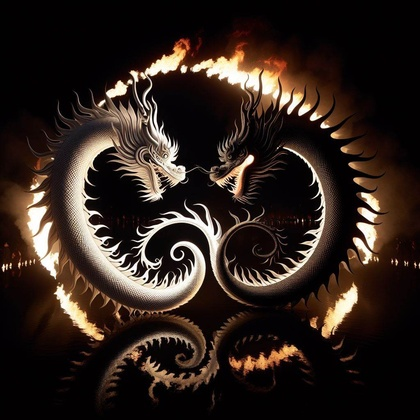
%> input picture POC sem6/Lab_0/smok_1.jpg, 420 x 420 px, shrunk from 1024 x 1024 before the run
$ octave Lab_0.m   (GNU Octave 9; MATLAB toolbox functions it lacks are replaced by stand-ins)
%> lines starting %> are read from the running program, lines starting %| are printed output that depends on the picture
% 1a.
 clear all
 close all
%szary = zeros(100,157);
war = 0;
pop = war;
for i = 1:1:157
    for k=1:1:100
    szary(k,i) = war;
    war = war+1;
    end
    war = pop+1;
    pop = war;
end
img = mat2gray(szary);
figure (1)
imshow(img)
% 1b.
img1 = imread('smok_1.jpg');
%> img1 is the input picture: size 420x420x3 uint8; mean R, G, B 47.4, 35.4, 29.4
img2 = imread('smok_2.jpg');
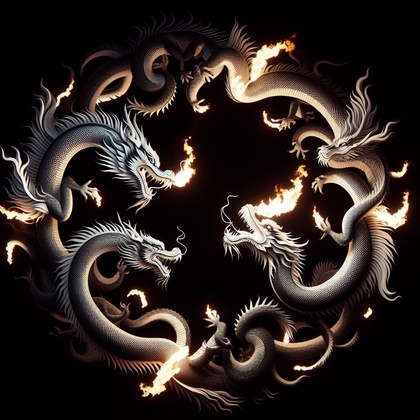
%> input picture POC sem6/Lab_0/smok_2.jpg, 420 x 420 px, shrunk from 1024 x 1024 before the run
%> img2 is the input picture: size 420x420x3 uint8; mean R, G, B 45.9, 36.5, 33.5
gray1= rgb2gray(img1);
gray2= rgb2gray(img2);
figure (2)
subplot(1,5,1)
imshow(gray1);
subplot(1,5,2)
imshow(gray2);
suma_gray= gray1+gray2;
subplot(1,5,3)
imshow(suma_gray)
roznica_gray= gray1-gray2;
subplot(1,5,4)
imshow(roznica_gray)
mean_gray=suma_gray/2;
subplot(1,5,5)
imshow(mean_gray)
% 1c.
img3 = imread('smok_rgb.jpg');
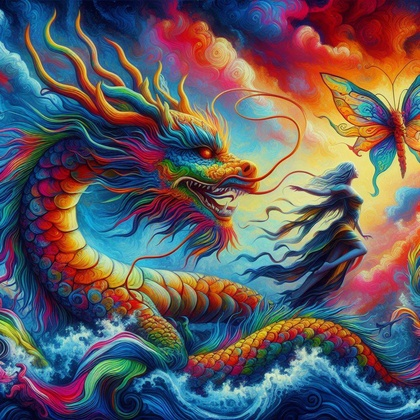
%> input picture POC sem6/Lab_0/smok_rgb.jpg, 420 x 420 px, shrunk from 1024 x 1024 before the run
%> img3 is the input picture: size 420x420x3 uint8; mean R, G, B 97.8, 92.1, 97.7
figure (3)
subplot(1,4,1)
imshow(img3)
R=img3(:,:,1);
G=img3(:,:,2);
B=img3(:,:,3);
subplot(1,4,2)
imshow(R)
subplot(1,4,3)
imshow(G)
subplot(1,4,4)
imshow(B)
% Stworzenie obrazów z pojedynczymi kanałami
czerwony = cat(3, R, zeros(size(R)), zeros(size(R)));
zielony = cat(3, zeros(size(G)), G, zeros(size(G)));
niebieski = cat(3, zeros(size(B)), zeros(size(B)), B);
figure (4)
subplot(1,4,1)
imshow(img3)
subplot(1,4,2)
imshow(czerwony)
subplot(1,4,3)
imshow(zielony)
subplot(1,4,4)
imshow(niebieski)
% [73 lines of commented-out code are left out]
 img4=imread('kontrast.jpg');
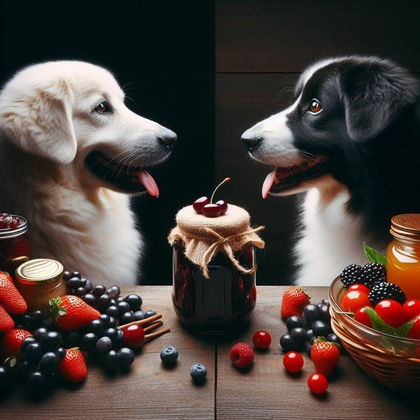
%> input picture POC sem6/Lab_0/kontrast.jpg, 420 x 420 px, shrunk from 1024 x 1024 before the run
%> img4 is the input picture: size 420x420x3 uint8; mean R, G, B 75.6, 65.6, 60.9
 gray3=rgb2gray(img3);
 gray4=rgb2gray(img4);
 figure(9)
 subplot(3,2,1)
 imshow(gray1)
 subplot(3,2,2)
 imhist(gray1)
 subplot(3,2,3)
 imshow(gray4)
 subplot(3,2,4)
 imhist(gray4)
 subplot(3,2,5)
 imshow(gray3)
 subplot(3,2,6)
 imhist(gray3)
 % 2b.
img4s=imadjust(gray4);
img3s=imadjust(gray3);
figure (10)
subplot(2,2,1)
imshow(gray3)
subplot(2,2,2)
imshow(img3s)
subplot(2,2,3)
imhist(gray3)
subplot(2,2,4)
imhist(img3s)
figure (11)
subplot(2,2,1)
imshow(gray4)
subplot(2,2,2)
imshow(img4s)
subplot(2,2,3)
imhist(gray4)
subplot(2,2,4)
imhist(img4s)
% 2c.
img3e=histeq(gray3);
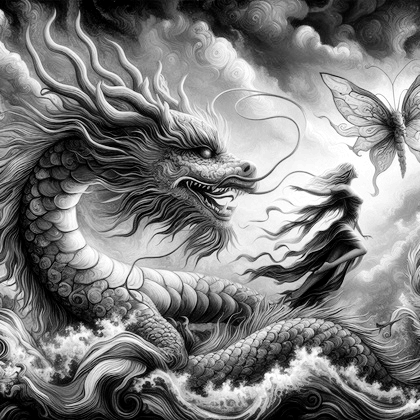
%> img3e: size 420x420 uint8; min 0, max 255, mean 126.3
img4e=histeq(gray4);
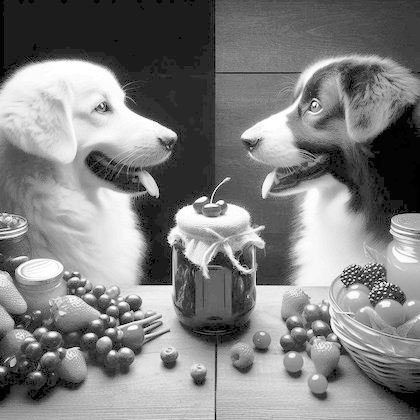
%> img4e: size 420x420 uint8; min 0, max 255, mean 127.8
figure (12)
subplot(2,3,1)
imshow(gray3)
subplot(2,3,2)
imshow(img3e)
subplot(2,3,3)
imshow(img3s)
subplot(2,3,4)
imhist(gray3)
subplot(2,3,5)
imhist(img3e)
subplot(2,3,6)
imhist(img3s)
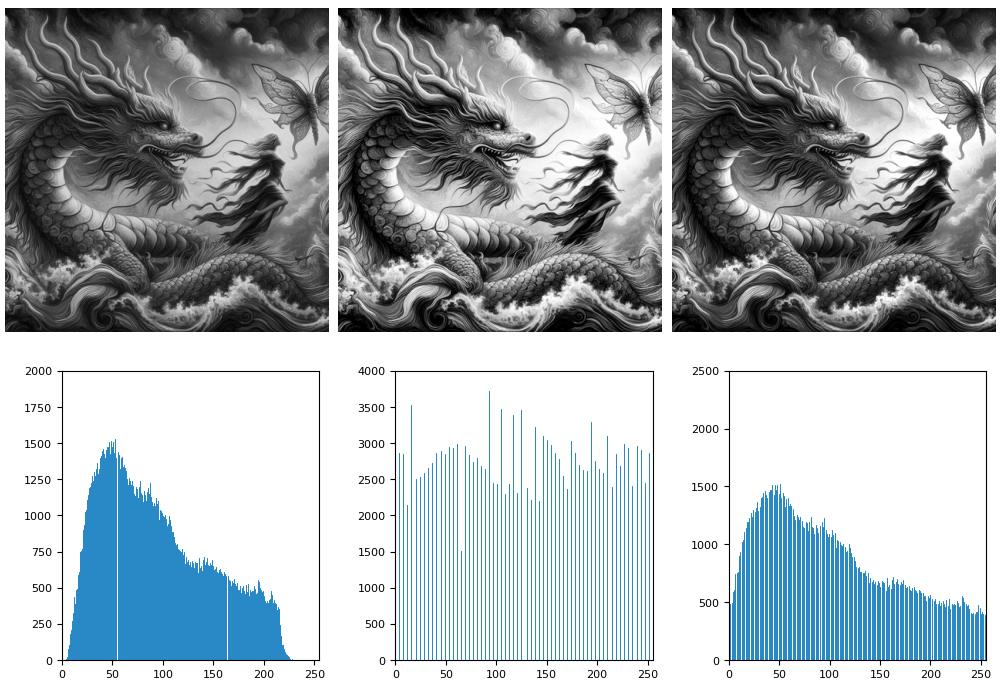
%> figure redrawn from the program's plot data, 6 panels
figure (13)
subplot(2,3,1)
imshow(gray4)
subplot(2,3,2)
imshow(img4e)
subplot(2,3,3)
imshow(img4s)
subplot(2,3,4)
imhist(gray4)
subplot(2,3,5)
imhist(img4e)
subplot(2,3,6)
imhist(img4s)
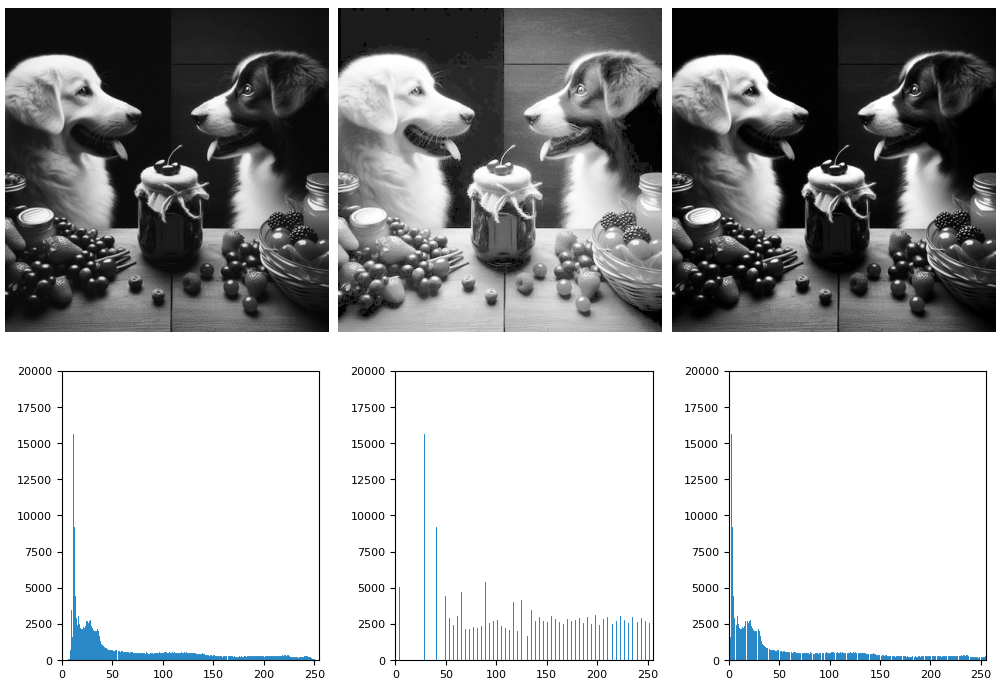
%> figure redrawn from the program's plot data, 6 panels
